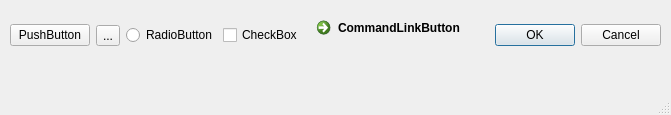
<?xml version="1.0" encoding="UTF-8"?>
<ui version="4.0">
 <class>MainWindow</class>
 <widget class="QMainWindow" name="MainWindow">
  <property name="geometry">
   <rect>
    <x>0</x>
    <y>0</y>
    <width>671</width>
    <height>115</height>
   </rect>
  </property>
  <property name="windowTitle">
   <string>MainWindow</string>
  </property>
  <widget class="QWidget" name="centralwidget">
   <widget class="QWidget" name="horizontalLayoutWidget">
    <property name="geometry">
     <rect>
      <x>10</x>
      <y>10</y>
      <width>651</width>
      <height>51</height>
     </rect>
    </property>
    <layout class="QHBoxLayout" name="horizontalLayout">
     <item>
      <widget class="QPushButton" name="pushButton">
       <property name="text">
        <string>PushButton</string>
       </property>
      </widget>
     </item>
     <item>
      <widget class="QToolButton" name="toolButton">
       <property name="text">
        <string>...</string>
       </property>
      </widget>
     </item>
     <item>
      <widget class="QRadioButton" name="radioButton">
       <property name="text">
        <string>RadioButton</string>
       </property>
      </widget>
     </item>
     <item>
      <widget class="QCheckBox" name="checkBox">
       <property name="text">
        <string>CheckBox</string>
       </property>
      </widget>
     </item>
     <item>
      <widget class="QCommandLinkButton" name="commandLinkButton">
       <property name="text">
        <string>CommandLinkButton</string>
       </property>
      </widget>
     </item>
     <item>
      <widget class="QDialogButtonBox" name="buttonBox">
       <property name="standardButtons">
        <set>QDialogButtonBox::Cancel|QDialogButtonBox::Ok</set>
       </property>
      </widget>
     </item>
    </layout>
   </widget>
  </widget>
  <widget class="QMenuBar" name="menubar">
   <property name="geometry">
    <rect>
     <x>0</x>
     <y>0</y>
     <width>671</width>
     <height>21</height>
    </rect>
   </property>
  </widget>
  <widget class="QStatusBar" name="statusbar"/>
 </widget>
 <resources/>
 <connections/>
</ui>
